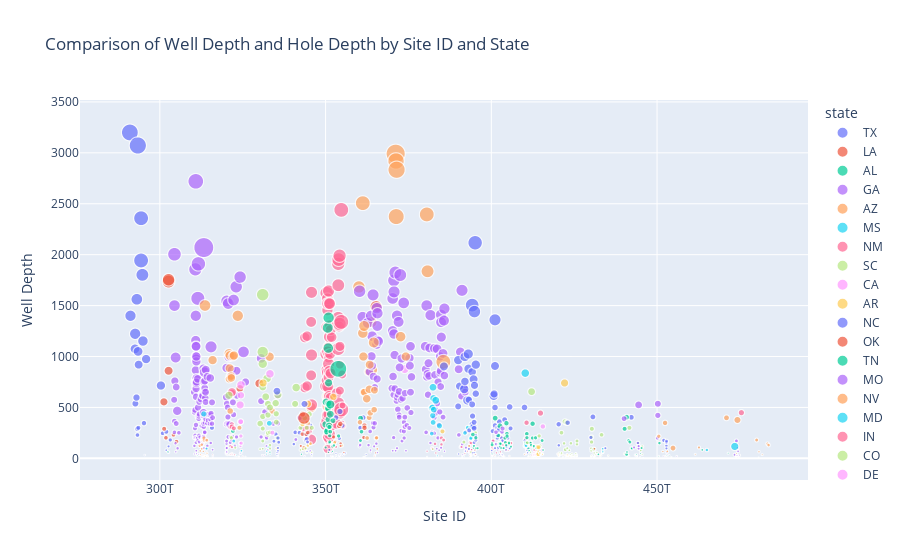

The code cell stored with this chart in its notebook:
### Code cell
#plot a line plot to compare the well depth and hole depth 

#drop rows with missing values in 'well_depth_va' and 'site_id'
df = merged_data.dropna(subset=['well_depth_va', 'site_id'])
df = merged_data.dropna(subset=['hole_depth_va', 'site_id'])

#plotting the data using Plotly scatter plot
fig = px.scatter(df, x='site_id', y='well_depth_va', size='hole_depth_va',
                 color='state', hover_data=['hole_depth_va'],
                 labels={'well_depth_va': 'Well Depth', 'site_id': 'Site ID', 'hole_depth_va':'Hole Depth'},
                 title='Comparison of Well Depth and Hole Depth by Site ID and State')

fig.show()
